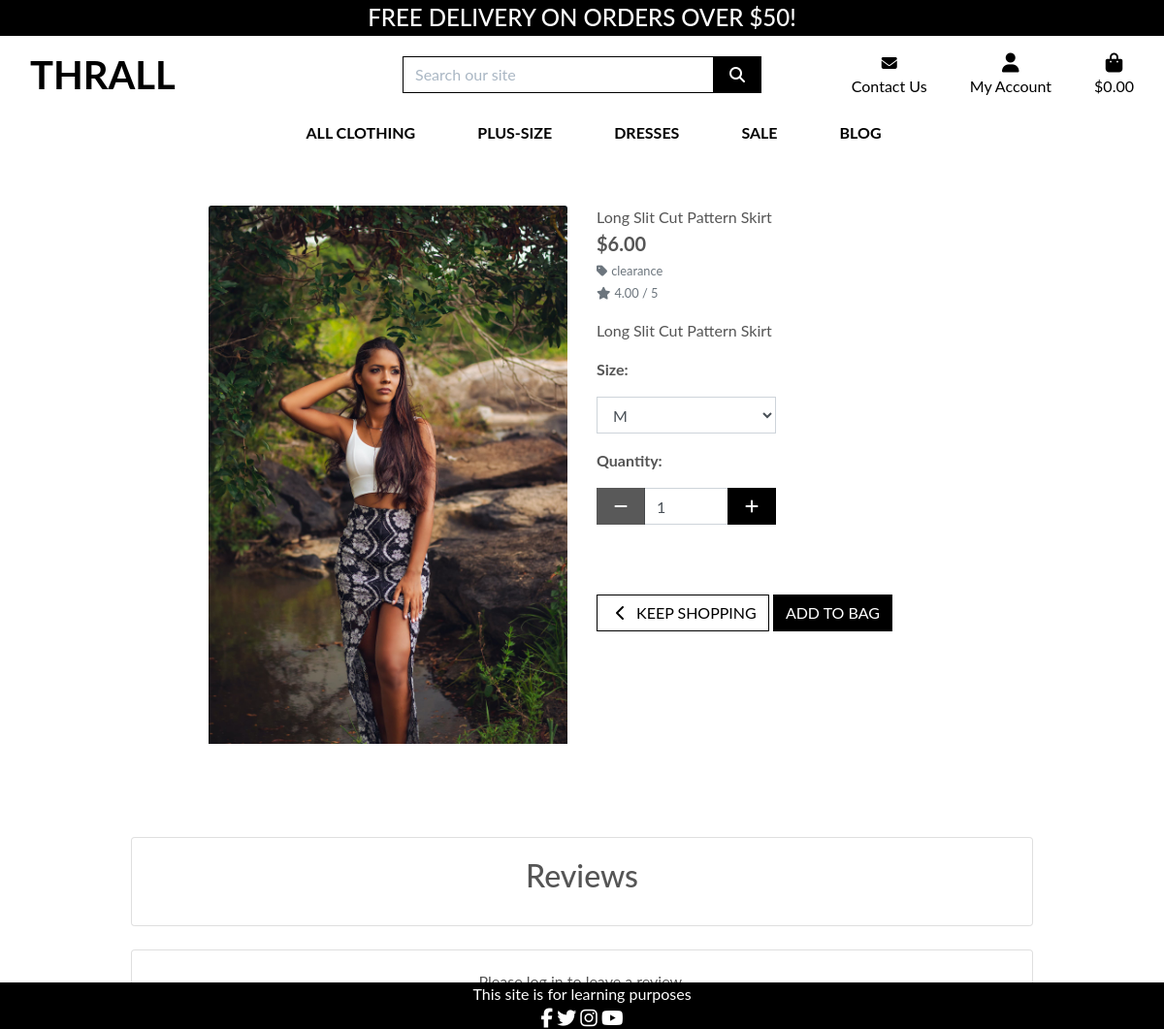
Page /products/12/ on the earlier database version.
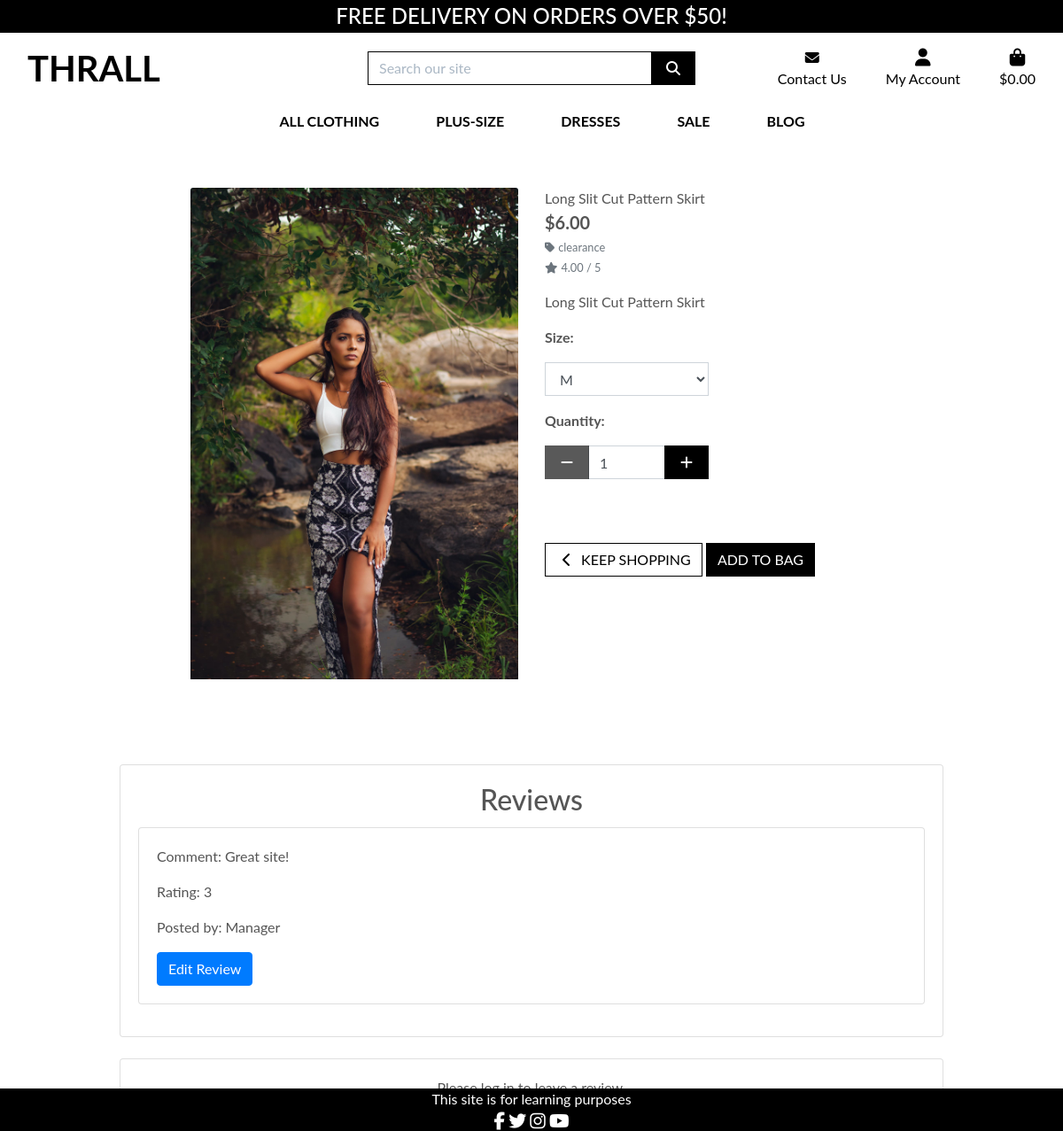
Same page on the later database version.
### products/models.py (models this page shows, shortened)
class Product(models.Model):
    category = models.ForeignKey('Category', null=True, blank=True, on_delete=models.SET_NULL)
    name = models.CharField(max_length=254)
    sku = models.CharField(max_length=254, null=True, blank=True)
    description = models.TextField(default=True)
    has_sizes = models.BooleanField(default=True, null=True, blank=True)
    price = models.DecimalField(max_digits=6, decimal_places=2)
    rating = models.DecimalField(max_digits=6, decimal_places=2, null=True, blank=True)
    image_url = models.URLField(max_length=1024, null=True, blank=True)
    image = models.ImageField(null=True, blank=True)

class Category(models.Model):
    class Meta:
        verbose_name_plural = 'Categories'
    name = models.CharField(max_length=254)
    friendly_name = models.CharField(max_length=254, null=True, blank=True)

class Review(models.Model):
    product = models.ForeignKey(Product, on_delete=models.CASCADE, related_name='reviews')
    user = models.ForeignKey(User, on_delete=models.CASCADE)
    score = models.PositiveIntegerField(choices=[(i, str(i)) for i in range(1, 6)])
    comment = models.TextField()
    date_created = models.DateTimeField(auto_now_add=True)

### products/views.py (the view)
# urls.py: path('<int:product_id>/', views.product_detail, name='product_detail'),
def product_detail(request, product_id):
    product = get_object_or_404(Product, pk=product_id)
    reviews = product.reviews.all()
    if request.method == 'POST':
        form = ReviewForm(request.POST)
        if form.is_valid():
            review = form.save(commit=False)
            review.product = product
            review.user = request.user
            review.save()
            messages.success(request, 'Review submitted successfully!')
            return redirect('product_detail', product_id=product_id)
    else:
        form = ReviewForm()
    context = {
        'product': product,
        'reviews': reviews,
        'form': form,
    }
    return render(request, 'products/product_detail.html', context)

### products/templates/products/product_detail.html (shortened to what this page needs)
{% extends "base.html" %}
{% load static %}
{% block page_header %}
    <div class="container header-container">
    </div>
{% endblock %}
{% block content %}
    <div class="overlay"></div>
    <div class="container-fluid">
        <div class="row">
            <div class="col-12 col-md-6 col-lg-4 offset-lg-2">
                <div class="image-container my-5">
                    {% if product.image %}
                        <a href="{{ product.image.url }}" target="_blank">
                            <img class="card-img-top img-fluid" src="{{ product.image.url }}" alt="{{ product.name }}">
                        </a>
                    {% else %}
                        <a href="">
                            <img class="card-img-top img-fluid" src="{{ MEDIA_URL }}noimage.png" alt="{{ product.name }}">
                        </a>
                    {% endif %}
                </div>
            </div>
            <div class="col-12 col-md-6 col-lg-4">
                <div class="product-details-container mb-5 mt-md-5">
                    <p class="mb-0">{{ product.name }}</p>
                    <p class="lead mb-0 text-left font-weight-bold">${{ product.price }}</p>
                    {% if product.category %}
                        <p class="small mt-1 mb-0">
                            <a class="text-muted" href="{% url 'products' %}?category={{ product.category.name }}">
                                <i class="fas fa-tag mr-1"></i>{{ product.category.friendly_name }}
                            </a>
                        </p>
                    {% endif %}
                    {% if product.rating %}
                        <small class="text-muted"><i class="fas fa-star mr-1"></i>{{ product.rating }} / 5</small>
                    {% else %}
                        <small class="text-muted">No Rating</small>
                    {% endif %}
                    <p class="mt-3">{{ product.description }}</p>
                    <form class="form" action="{% url 'add_to_bag' product.id %}" method="POST">
                        <div class="form-row">
                            {% with product.has_sizes as s %}
                                {% if s %}
                                    <div class="col-12">
                                        <p><strong>Size:</strong></p>
                                        <select class="form-control rounded-0 w-50" name="product_size" id="id_product_size">
                                            <option value="m" selected>M</option>
                                        </select>
                                    </div>
                                {% endif %}
                                <div class="col-12">
                                    <p class="mt-3"><strong>Quantity:</strong></p>
                                    <div class="form-group w-50">
                                        <div class="input-group">
                                            <div class="input-group-prepend">
                                                <button class="decrement-qty btn btn-black rounded-0"
                                                        data-item_id="{{ product.id }}" id="decrement-qty_{{ product.id }}">
                                                    <span class="icon">
                                                        <i class="fas fa-minus"></i>
                                                    </span>
                                                </button>
                                            </div>
                                            <input class="form-control qty_input" type="number" name="quantity" value="1"
                                                   min="1" max="99"
                                                   data-item_id="{{ product.id }}"
                                                   id="id_qty_{{ product.id }}">
                                            <div class="input-group-append">
                                                <button class="increment-qty btn btn-black rounded-0"
                                                        data-item_id="{{ product.id }}" id="increment-qty_{{ product.id }}">
                                                    <span class="icon">
                                                        <i class="fas fa-plus"></i>
                                                    </span>
                                                </button>
                                            </div>
                                        </div>
                                    </div>
                                </div>
                                <div class="col{% if s %}-12 mt-2{% endif %}">
                                    <a href="{% url 'products' %}" class="btn btn-outline-black rounded-0 mt-5">
                                        <span class="icon">
                                            <i class="fas fa-chevron-left"></i>
                                        </span>
                                        <span class="text-uppercase">Keep Shopping</span>
                                    </a>
                                    <input type="submit" class="btn btn-black rounded-0 text-uppercase mt-5" value="Add to Bag">
                                </div>
                            {% endwith %}
                        </div>
                    </form>
                </div>
            </div>
        </div>
    </div>
    <div class="container mt-5">
        <div class="row">
            <div class="col-12">
                <div class="card">
                    <div class="card-body">
                        <h2 class="card-title text-center">Reviews</h2>
                        {% for review in reviews %}
                            <div class="card mb-3">
                                <div class="card-body">
                                    <p class="card-text">Comment: {{ review.comment }}</p>
                                    <p class="card-text">Rating: {{ review.score }}</p>
                                    <p class="card-text">Posted by: {{ review.user.username }}</p>
                                    {% if user.is_authenticated and user == review.user %}
                                        <form method="post">
                                            {% csrf_token %}
                                            {{ review_edit_form.as_p }}
                                            <div class="d-grid gap-2 text-center">
                                                <button type="submit" class="btn btn-dark">Update Review</button>
                                            </div>
                                        </form>
                                    {% else %}
                                        <a href="{% url 'edit_review' review.id %}" class="btn btn-primary">Edit Review</a>
                                    {% endif %}
                                </div>
                            </div>
                        {% endfor %}
                    </div>
                </div>
            </div>
        </div>
    </div>
    <div class="container mt-4">
        <div class="row justify-content-center">
            <div class="col-12 col-md-8 col-lg-12">
                <div class="card">
                    <div class="card-body">
                        {% if user.is_authenticated %}
                            {% if user_review %}
                                <h2 class="card-title text-center">Edit Your Review</h2>
                            {% else %}
                                <h2 class="card-title text-center">Leave a Review</h2>
                            {% endif %}
                            <form method="post">
                                {% csrf_token %}
                                <div class="mb-3 text-center">
                                    <label for="{{ form.score.id_for_label }}"></label>
                                    {{ form.comment|as_crispy_field }}
                                </div>
                                <div class="mb-3">
                                    <label for="{{ form.comment.id_for_label }}"></label>
                                    {{ form.score|as_crispy_field }}
                                </div>
                                <div class="d-grid gap-2 text-center">
                                    <button type="submit" class="btn btn-dark">Submit</button>
                                </div>
                            </form>
                        {% else %}
                            <p class="text-center">Please log in to leave a review.</p>
                        {% endif %}
                    </div>
                </div>
            </div>
        </div>
    </div>
{% endblock %}

Differences in the rows shown:
added Review: comment "Great site!", score "3", user.username "Manager"
